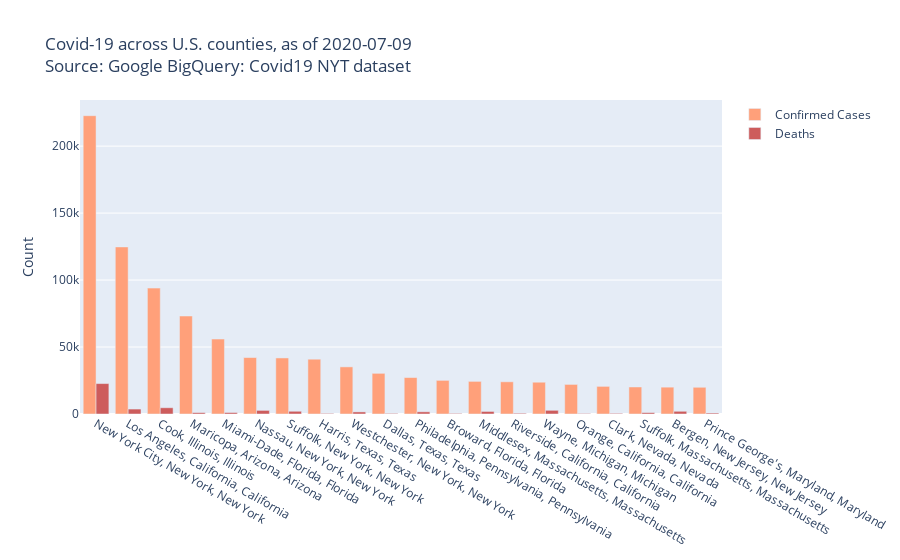

Source (notebook cell):
### Markdown cell above
### County wise confirmed cases and deaths

### Code cell
import plotly.graph_objects as go

fig = go.Figure()
fig.add_trace(go.Bar(
    x=covid_us_counties_latest_top_n['county'],
    y=covid_us_counties_latest_top_n['confirmed_cases'],
    name='Confirmed Cases',
    marker_color='lightsalmon'
))
fig.add_trace(go.Bar(
    x=covid_us_counties_latest_top_n['county'],
    y=covid_us_counties_latest_top_n['deaths'],
    name='Deaths',
    marker_color='indianred'
))

# Here we modify the tickangle of the xaxis, resulting in rotated labels.
fig.update_layout(barmode='group',
                  title=f"Covid-19 across U.S. counties, as of {covid_us_counties_latest_top_n.iloc[0]['date']}<br>Source: Google BigQuery: Covid19 NYT dataset",
                  yaxis_title="Count")
fig.show()

### Figure 1 — Plotly figure (JSON) as saved in the notebook; plotly's stock layout.template omitted (floating-point values rounded to 4 significant figures)
{"data": [{"marker": {"color": "lightsalmon"}, "name": "Confirmed Cases", "type": "bar", "x": ["New York City, New York, New York", "Los Angeles, California, California", "Cook, Illinois, Illinois", "Maricopa, Arizona, Arizona", "Miami-Dade, Florida, Florida", "Nassau, New York, New York", "Suffolk, New York, New York", "Harris, Texas, Texas", "Westchester, New York, New York", "Dallas, Texas, Texas", "Philadelphia, Pennsylvania, Pennsylvania", "Broward, Florida, Florida", "Middlesex, Massachusetts, Massachusetts", "Riverside, California, California", "Wayne, Michigan, Michigan", "Orange, California, California", "Clark, Nevada, Nevada", "Suffolk, Massachusetts, Massachusetts", "Bergen, New Jersey, New Jersey", "Prince George's, Maryland, Maryland"], "y": [222723, 124738, 94005, 73165, 55960, 42164, 41849, 40919, 35182, 30361, 27228, 25102, 24348, 24042, 23725, 22088, 20622, 20172, 20043, 19942]}, {"marker": {"color": "indianred"}, "name": "Deaths", "type": "bar", "x": ["New York City, New York, New York", "Los Angeles, California, California", "Cook, Illinois, Illinois", "Maricopa, Arizona, Arizona", "Miami-Dade, Florida, Florida", "Nassau, New York, New York", "Suffolk, New York, New York", "Harris, Texas, Texas", "Westchester, New York, New York", "Dallas, Texas, Texas", "Philadelphia, Pennsylvania, Pennsylvania", "Broward, Florida, Florida", "Middlesex, Massachusetts, Massachusetts", "Riverside, California, California", "Wayne, Michigan, Michigan", "Orange, California, California", "Clark, Nevada, Nevada", "Suffolk, Massachusetts, Massachusetts", "Bergen, New Jersey, New Jersey", "Prince George's, Maryland, Maryland"], "y": [22719, 3689, 4676, 1012, 1092, 2699, 2037, 423, 1564, 436, 1633, 427, 1903, 533, 2746, 376, 468, 1013, 2020, 700]}], "layout": {"autosize": true, "barmode": "group", "title": {"text": "Covid-19 across U.S. counties, as of 2020-07-09<br>Source: Google BigQuery: Covid19 NYT dataset"}, "xaxis": {"autorange": true, "range": [-0.5, 19.5], "type": "category"}, "yaxis": {"autorange": true, "range": [0, 234400.0], "title": {"text": "Count"}, "type": "linear"}}}
